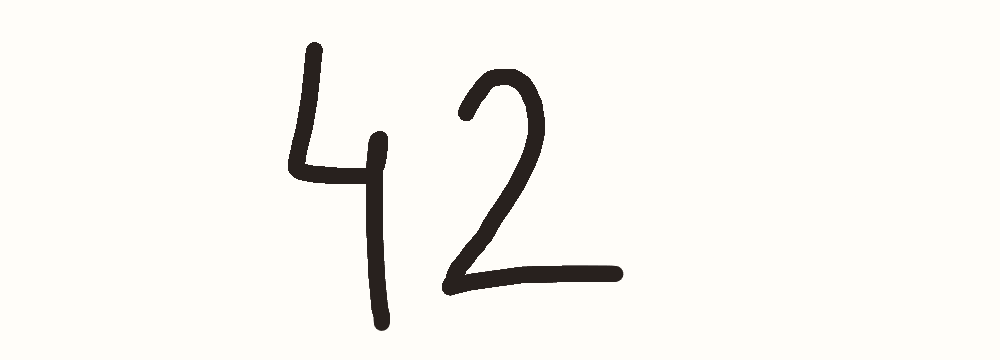
#> input picture feedback/1f49a1d166154d219578babe53809c2c.png, 1000 x 360 px
$ python -i preprocess.py   (imports and definitions only)
#> lines starting #> are read from the running program, lines starting #| are printed output that depends on the picture; after the words box and inside, x2 and y2 are one past the last pixel; in counts of white or black regions, pixels touching at a corner belong together
"""Shared preprocessing: dark/light backgrounds, aspect ratio, and segmentation."""
import cv2
import numpy as np
from PIL import Image, ImageOps


def foreground(image):
    if isinstance(image, Image.Image):
        image = ImageOps.exif_transpose(image)
        if image.mode in ('RGBA', 'LA') or 'transparency' in image.info:
            rgba = image.convert('RGBA')
            background = Image.new('RGBA', rgba.size, 'white')
            image = Image.alpha_composite(background, rgba)
        gray = np.array(image.convert('L'))
    else:
        gray = np.asarray(image, dtype=np.uint8)
        if gray.ndim != 2:
            raise ValueError('Expected grayscale array or PIL image.')
    if gray.size == 0:
        raise ValueError('Empty image.')
    if max(gray.shape) > 1600:
        ratio = 1600 / max(gray.shape)
        gray = cv2.resize(gray, None, fx=ratio, fy=ratio, interpolation=cv2.INTER_AREA)
    # Estimate background from the border, not average foreground intensity.
    border = np.concatenate([gray[0], gray[-1], gray[:, 0], gray[:, -1]])
#> border = 2720 values, max 253 at index 0, min 252 at index 673, mean 253
    ink = 255 - gray if np.median(border) > 127 else gray.copy()
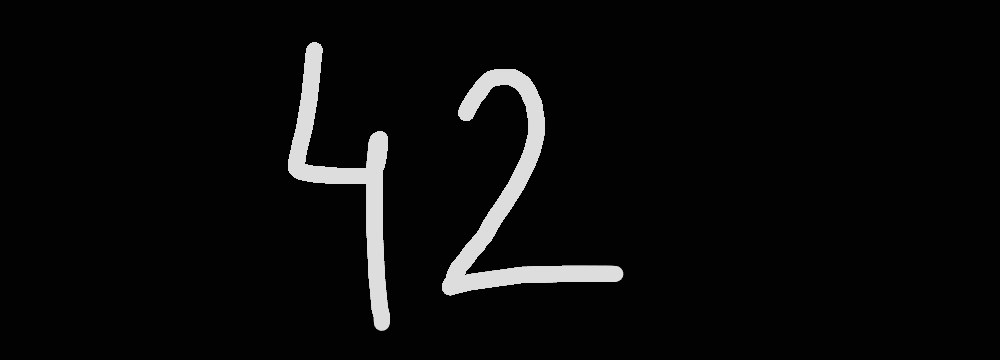
#> ink: shape (360, 1000); min 2, max 221, mean 11
    if int(ink.max()) - int(ink.min()) < 15:
        return np.zeros_like(ink), np.zeros_like(ink, dtype=bool)
    _, mask = cv2.threshold(ink, 0, 255, cv2.THRESH_BINARY + cv2.THRESH_OTSU)
#> mask: shape (360, 1000); 4.1% white; 2 white regions, box (x1, y1, x2, y2) and area: (442, 69, 623, 296) 8132, (288, 42, 390, 331) 6706
    return ink, mask > 0


def normalize(ink, mask=None):
    """Tight crop -> fit 20x20 -> centered 28x28, values in [0,1]."""
    if mask is None:
        _, mask = foreground(ink)
    ys, xs = np.where(mask)
    canvas = np.zeros((28, 28), np.float32)
    if len(xs) == 0:
        return canvas[..., None]
    crop = ink[ys.min():ys.max()+1, xs.min():xs.max()+1]
    h, w = crop.shape
    scale = 20 / max(h, w)
    nw, nh = max(1, round(w * scale)), max(1, round(h * scale))
    crop = cv2.resize(crop, (nw, nh), interpolation=cv2.INTER_AREA)
    # Very thin high-resolution strokes can become faint after downscaling.
    # Normal MNIST-like crops peak near 255, so only restore unusually faint ink.
    if 0 < float(crop.max()) < 190:
        crop = cv2.normalize(crop, None, 0, 255, cv2.NORM_MINMAX)
        crop = cv2.dilate(crop, np.ones((2, 2), np.uint8), iterations=1)
    x, y = (28-nw)//2, (28-nh)//2
    canvas[y:y+nh, x:x+nw] = crop.astype(np.float32) / 255
    return canvas[..., None]


def preprocess_many(images):
    result = []
    for image in images:
        ink, mask = foreground(np.asarray(image).squeeze())
        result.append(normalize(ink, mask))
    return np.stack(result)


def segment(image, max_digits=12):
    ink, mask = foreground(image)
    if mask.sum() < 3:
        return ink, [], [], 'Blank or insufficient ink.'
    # Projection groups retain small marks; silently discarding a decimal point
    # would incorrectly turn 1.2 into 12. No unconditional small-blob removal.
    occupied = np.flatnonzero(mask.any(axis=0))
#> occupied = 283 values from 288 to 622
    runs = np.split(occupied, np.where(np.diff(occupied) > 1)[0] + 1)
#> runs = 2 items
    boxes, crops = [], []
    for columns in runs:
        x1, x2 = int(columns[0]), int(columns[-1])+1
        rows = np.flatnonzero(mask[:, x1:x2].any(axis=1))
        y1, y2 = int(rows[0]), int(rows[-1])+1
        boxes.append((x1, y1, x2, y2))
        crops.append(normalize(ink[y1:y2, x1:x2], mask[y1:y2, x1:x2]))
#> this loop made 2 passes
#> (x1, x2, y1, y2) on passes 1 to 2: (288, 390, 42, 331), (442, 623, 69, 296)
#> pass 1, in normalize, `crop = ink[ys.min():ys.max()+1, xs.min():xs.max()+1]`:
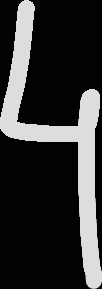
#> crop: shape (289, 102); min 2, max 221, mean 51.7
#> pass 2, in normalize (call 2), `crop = ink[ys.min():ys.max()+1, xs.min():xs.max()+1]`:
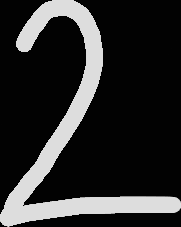
#> crop: shape (227, 181); min 2, max 221, mean 45.2
#> after the loop, boxes = [(288, 42, 390, 331), (442, 69, 623, 296)]; crops = 2 items
    if len(crops) > max_digits:
        return ink, boxes, crops, 'Too many components; use one clean row of digits.'
    heights = np.array([b[3]-b[1] for b in boxes])
#> heights = [289, 227]
    typical = heights.max()
#> typical = 289
    if np.any(heights < typical * .25):
        return ink, boxes, crops, 'Small detached mark or noise: input needs review.'
    # Conservative alignment check; cannot detect all multi-line/touching cases.
    if max(b[1] for b in boxes) >= min(b[3] for b in boxes):
        return ink, boxes, crops, 'Components are not aligned in one row.'
    if any((b[2]-b[0]) > 1.6*(b[3]-b[1]) for b in boxes):
        return ink, boxes, crops, 'Wide component: possibly touching digits or a symbol.'
    return ink, boxes, crops, None

>>> import cv2
>>> picture = cv2.imread('../feedback/1f49a1d166154d219578babe53809c2c.png', cv2.IMREAD_GRAYSCALE)
>>> result = segment(picture)

$ run again, on feedback/879d221684c84a3bbf4e3a7822820d9c.png
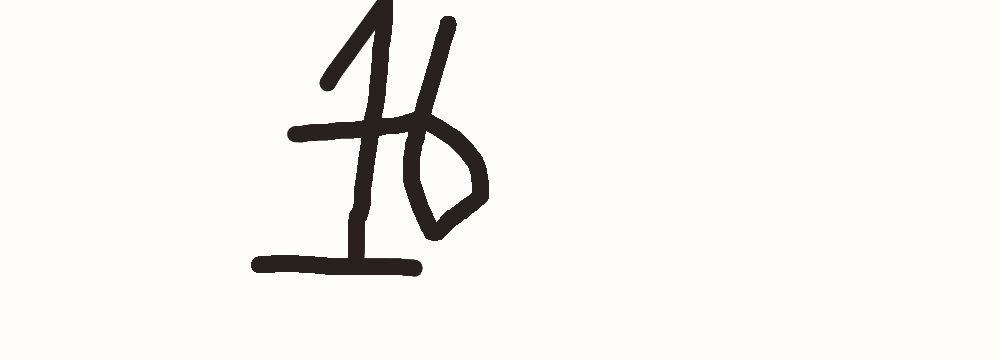
#> input picture feedback/879d221684c84a3bbf4e3a7822820d9c.png, 1000 x 360 px
#> border = 2720 values, max 253 at index 0, min 34 at index 377, mean 251.7
#> in foreground, `ink = 255 - gray if np.median(border) > 127 else gray.copy()`:
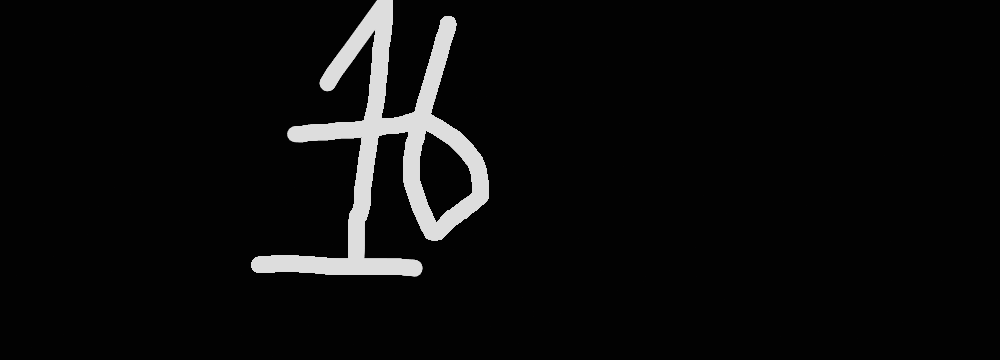
#> ink: shape (360, 1000); min 2, max 221, mean 12.3
#> occupied = 238 values from 251 to 488
#> runs = 1 item
#> the loop in segment, `for columns in runs:` made 1 pass
#> (x1, x2, y1, y2) on pass 1: (251, 489, 0, 277)
#> pass 1, in normalize, `crop = ink[ys.min():ys.max()+1, xs.min():xs.max()+1]`:
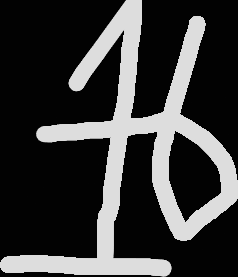
#> crop: shape (277, 238); min 2, max 221, mean 58.4
#> after the loop in segment, `for columns in runs:`: boxes = [(251, 0, 489, 277)]; crops = 1 item
#> heights = [277]
#> typical = 277
